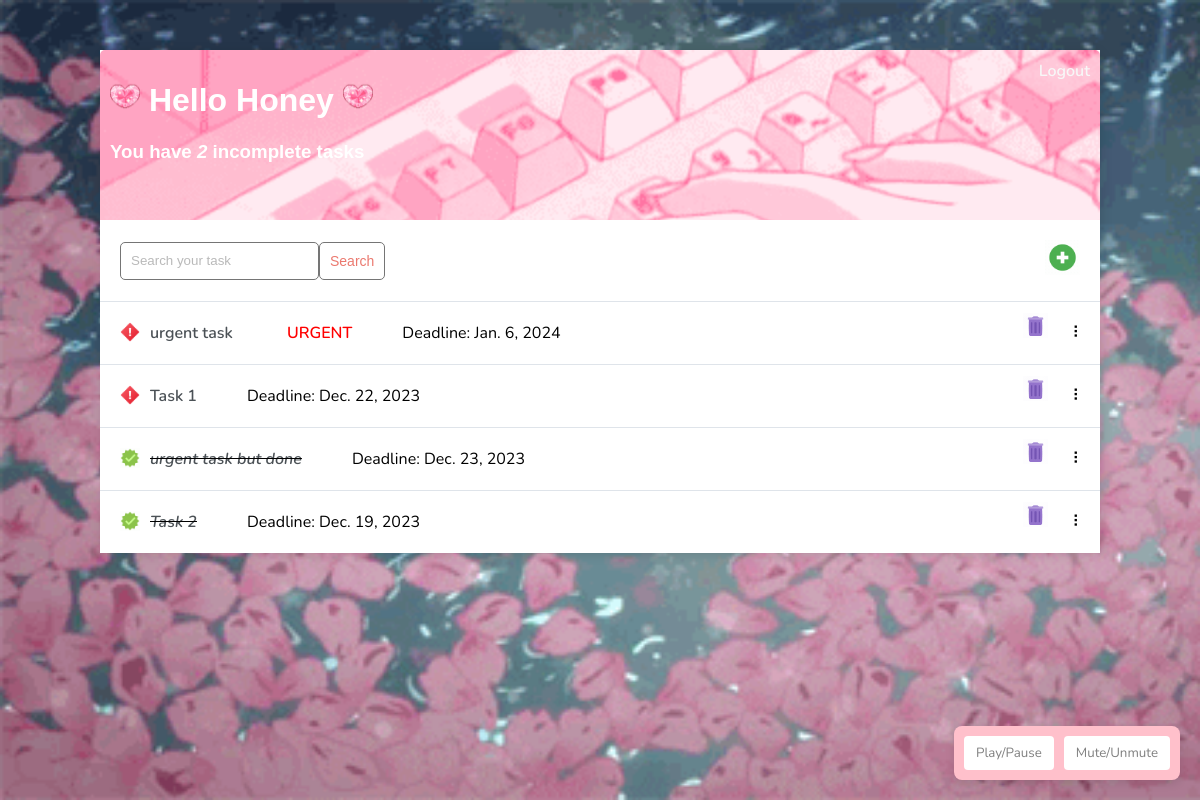
/ (signed in), run on the app's committed database.
### base/models.py (models this page shows)
class Task(models.Model):
    user = models.ForeignKey(
        User, on_delete=models.CASCADE, null=True, blank=True)
    title = models.CharField(max_length=200)
    description = models.TextField(null=True, blank=True)
    complete = models.BooleanField(default=False)
    created = models.DateTimeField(auto_now_add=True)
    urgent = models.BooleanField(default=False)
    deadline = models.DateField(null=True, blank=True)
    def __str__(self):
        return self.title
    class Meta:
        order_with_respect_to = 'user'

### base/views.py (the view)
# urls.py: path('', TaskList.as_view(), name='tasks'),
class TaskList(LoginRequiredMixin, ListView):
    model = Task
    context_object_name = 'tasks'
    def get_context_data(self, **kwargs):
        context = super().get_context_data(**kwargs)
        tasks = Task.objects.filter(user=self.request.user)
        context['tasks'] = sorted(tasks, key=lambda x: (x.complete, not x.urgent, x.created))
        context['count'] = len([task for task in context['tasks'] if not task.complete])
        search_input = self.request.GET.get('search-area') or ''
        if search_input:
            context['tasks'] = [task for task in context['tasks'] if search_input.lower() in task.title.lower()]
        context['search_input'] = search_input
        return context

### base/templates/base/task_list.html (shortened to what this page needs)
{% extends 'base/main.html' %}
{% block content %}
{%load static%}
<div class="header-bar">
    <div>
        <h1>
            <img src="{% static 'images/icons/pink_heart_logo.gif' %}" alt="Icon" style="width: 30px; height: 30px;">
            Hello {{ request.user|title }}
            <img src="{% static 'images/icons/pink_heart_logo.gif' %}" alt="Icon" style="width: 30px; height: 30px;">
        </h1>
        <h3 style="margin:0">You have <i>{{count}}</i> incomplete task{{ count|pluralize:"s" }}</h3>
    </div>
    {% if request.user.is_authenticated %}
    <a href="{% url 'logout' %}">Logout</a> {% else %}
    <a href="{% url 'login' %}">Login</a> {% endif %}
</div>
<div id="search-add-wrapper">
    <form method="GET" style="display: flex;">
        <input type='text' name='search-area' placeholder="Search your task" value="{{search_input}}">
        <input class="button" type="submit" value='Search'>
    </form>
    {% if tasks|length > 0 %}
    <a id="add-link" href="{% url 'task-create' %}">
    <img src="{% static 'images/icons/icons8-create.gif' %}" alt="Add" width="35" height="35">
</a>
    {% endif %}
</div>
<div id="tasklist" class="task-items-wrapper">
    {% for task in tasks %}
    <div class="task-wrapper" data-position="{{task.pk}}">
        <div class="task-title">
            {% if task.complete %}
            <div class="task-complete-icon"></div>
            <i><s><a href="{% url 'task-update' task.id %}">{{task}}</a></s></i> {% else %}
            <div class="task-incomplete-icon"></div>
            <a href="{% url 'task-update' task.id %}">{{ task }} {% if task.urgent %}<span class="urgent-text">URGENT</span>{% endif %}</a>
            {% endif %}
            {% if task.deadline %}
            <span class="deadline" style="margin-left: 50px;">Deadline: {{ task.deadline }}</span>
            {% endif %}
        </div>
        <div class="task-controls">
            <a class="delete-link" href="{% url 'task-delete' task.id %}">
            <img src="{% static 'images/icons/icons8-delete.gif' %}" alt="Delete" width="25" height="25">
        </a>
        <span class="handle">&nbsp;&#10247;</span>
        </div>
    </div>
    {% empty %}
    <div style="text-align: center; padding-bottom: 10px; line-height: 1em;">
        <h3>No new tasks are created.</h3>
        <h3>Create a <a style="text-decoration: none; color: #e53935;" href="{% url 'task-create' %}">New task</a> ! </h3>
    </div>
    {% endfor %}
</div>
{% endblock content %}

### base/templates/base/main.html (shortened to what this page needs)
{% load static %}
<!DOCTYPE html>
<html lang="en">
<head>
</head>
<body>
    <div class="container">
        {% block content %}{% endblock content %}
    </div>
    <div id="musicPlayer">
        <button onclick="togglePlayPause()">Play/Pause</button>
        <button onclick="toggleMute()">Mute/Unmute</button>
    </div>
</body>
</html>

### data on the page
Task: complete False (drawn), title "urgent task", urgent "URGENT", deadline "Jan. 6, 2024"
Task: complete False (drawn), title "Task 1", deadline "Dec. 22, 2023"
Task: complete True (drawn), title "urgent task but done", deadline "Dec. 23, 2023"
Task: complete True (drawn), title "Task 2", deadline "Dec. 19, 2023"

### other printed values
{{ request.user|title }} "Honey"
{{ count }} "2"
